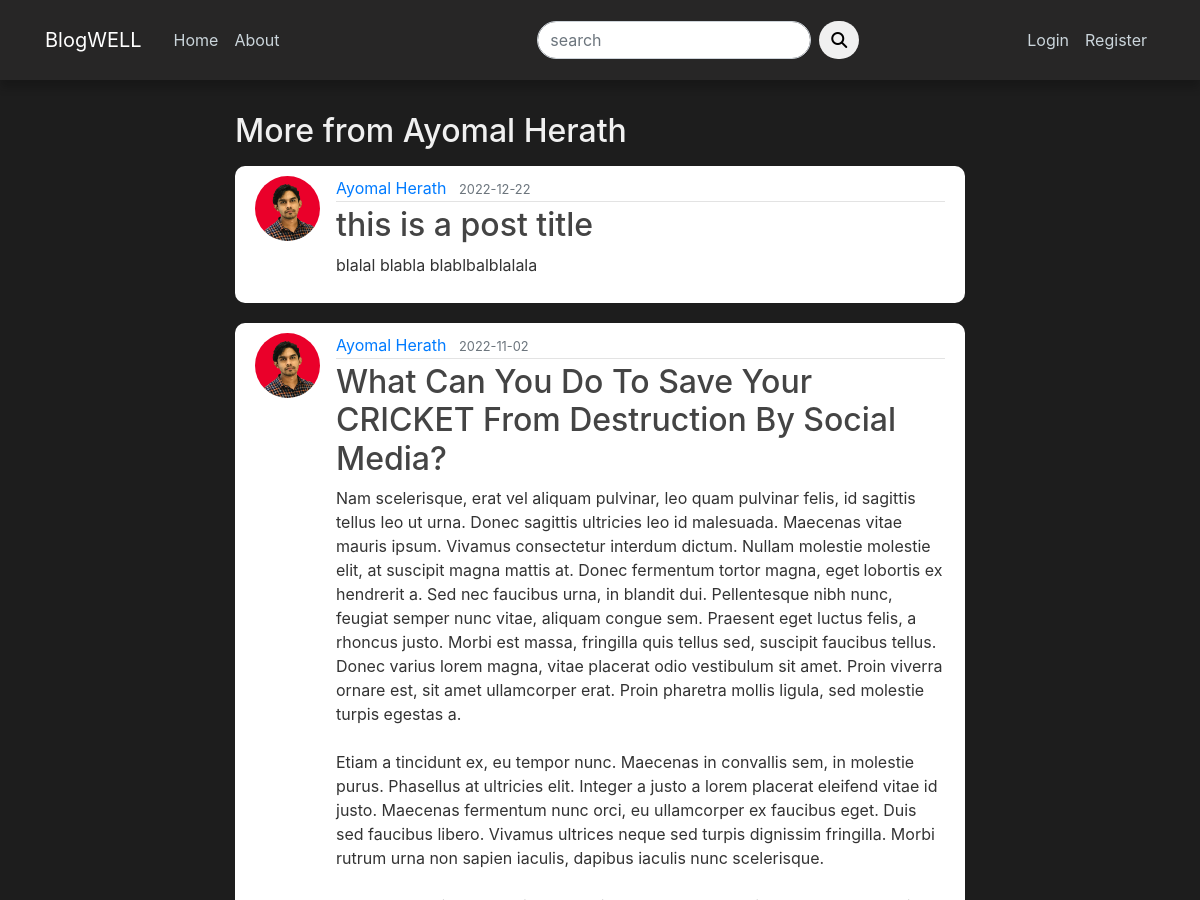
The app's page /user/Ayomal Herath (upper part), older data.
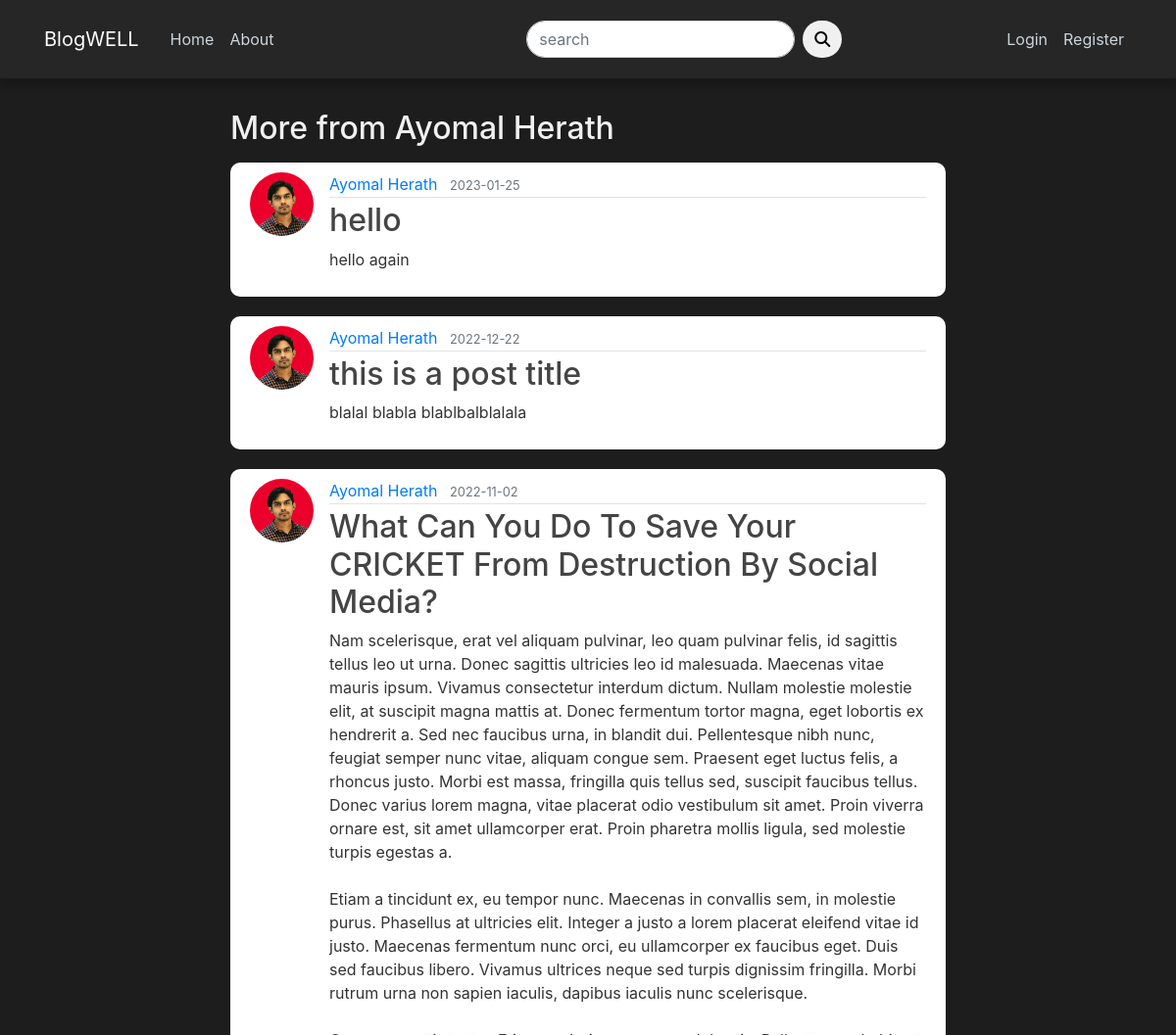
The same page, newer data.
### blog/models.py (models this page shows, shortened)
class Post(db.Model):
    id = db.Column(db.Integer, primary_key=True)
    title = db.Column(db.String(100), nullable=False)
    date_posted = db.Column(db.DateTime, nullable=False, default=datetime.utcnow)
    content = db.Column(db.Text, nullable=False)
    post_image = db.Column(db.String(200), nullable=True)
    user_id = db.Column(db.Integer, db.ForeignKey('user.id'), nullable=False)
    comments = db.relationship('Comment', backref='post', lazy=True)

class User(db.Model, UserMixin):
    id = db.Column(db.Integer, primary_key=True)
    username = db.Column(db.String(20), unique=True, nullable=False)
    email = db.Column(db.String(120), unique=True, nullable=False)
    image_file = db.Column(db.String(20), nullable=False, default='default.jpg')
    password = db.Column(db.String(60), nullable=False)
    posts = db.relationship('Post', backref='author', lazy=True)
    comments = db.relationship('Comment', backref='author', lazy=True)
    is_admin = db.Column(db.Boolean, default=False)

### blog/users/routes.py (the view)
@users.route("/user/<string:username>")
def user_posts(username):
    page = request.args.get('page', 1, type=int)
    user = User.query.filter_by(username=username).first_or_404()
    posts = Post.query.filter_by(author=user)\
        .order_by(Post.date_posted.desc())\
        .paginate(page=page, per_page=5)#pagination and post order
    return render_template('user_posts.html', posts=posts, user=user)

### blog/users/forms.py
class SearchForm(FlaskForm):
    searched = StringField('search', validators=[DataRequired()])
    submit = SubmitField('Submit')

### blog/users/routes.py (called while the page is built)
@app.context_processor
def home():
    form = SearchForm()
    return dict(form=form)

### blog/templates/user_posts.html (shortened to what this page needs)
{% extends "layout.html" %}
{% block content %}
    <h2 class="title mb-3">More from {{user.username}} </h2>
    {% for post in posts.items %}
        <article class="media content-section">
            <img src="{{ url_for('static', filename='profile_pics/' + post.author.image_file)}}" class="rounded-circle article-img" alt="">
            <div class="media-body">
            <div class="article-metadata">
                <a class="mr-2" href="{{url_for('users.user_posts', username=post.author.username )}}">{{ post.author.username }}</a>
                <small class="text-muted">{{ post.date_posted.strftime('%Y-%m-%d') }}</small>
            </div>
            <h2><a class="article-title" href="{{ url_for('posts.post', post_id=post.id)}}">{{ post.title }}</a></h2>
            <p class="article-content">{{ post.content }}</p>
            </div>
        </article>
    {% endfor %}
{% endblock content %}

Row changes from the older to the newer data that the page shows:
added Post: image_file (picture), author.username "Ayomal Herath", date_posted "2023-01-25", title "hello", content "hello again"
